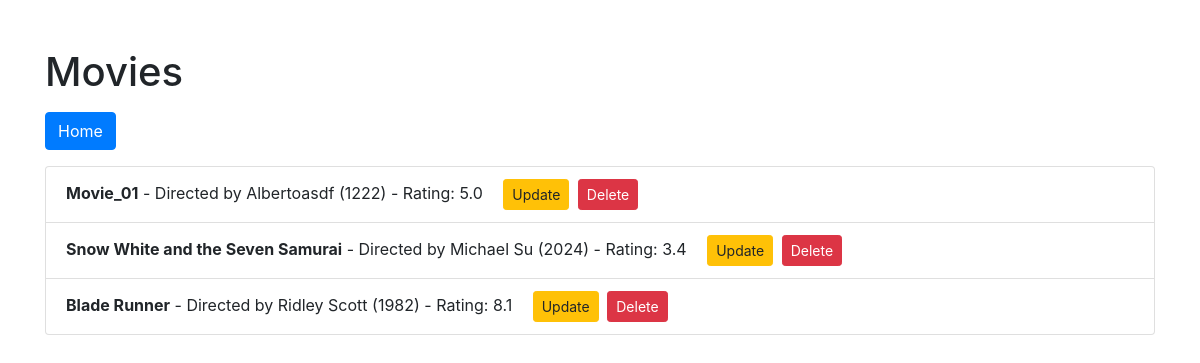
Page /users/movies?user_id=2 on the committed database.
### models.py (models this page shows)
class Movie(db.Model):
    movie_id = db.Column(db.Integer, primary_key=True)
    name = db.Column(db.String(120), nullable=False)
    director = db.Column(db.String(120), nullable=False)
    year = db.Column(db.Integer, nullable=False)
    rating = db.Column(db.Float, nullable=False)
    user_id = db.Column(db.Integer, db.ForeignKey('user.user_id'), nullable=False)

### app.py (the view)
@app.route('/users/movies')
def user_movies():
    user_id = request.args.get('user_id')
    if user_id:
        movies = Movie.query.filter_by(user_id=user_id).all()
    else:
        movies = Movie.query.all()
    return render_template('movies.html', movies=movies)

### templates/movies.html (shortened to what this page needs)
<!DOCTYPE html>
<html lang="en">
<head>
    <link rel="stylesheet" href="https://stackpath.bootstrapcdn.com/bootstrap/4.5.2/css/bootstrap.min.css">
</head>
<body>
    <div class="container">
        <h1 class="mt-5">Movies</h1>
        <div class="mt-3">
            <a href="{{ url_for('home') }}" class="btn btn-primary">Home</a>
        </div>
        <ul class="list-group mt-3">
            {% for movie in movies %}
                <li class="list-group-item">
                    <strong>{{ movie.name }}</strong> - Directed by {{ movie.director }} ({{ movie.year }}) - Rating: {{ movie.rating }}
                    <a href="{{ url_for('update_movie', user_id=movie.user_id, movie_id=movie.movie_id) }}" class="btn btn-warning btn-sm ml-3">Update</a>
                    <a href="{{ url_for('delete_movie', user_id=movie.user_id, movie_id=movie.movie_id) }}" class="btn btn-danger btn-sm ml-1">Delete</a>
                </li>
            {% endfor %}
        </ul>
    </div>
</body>
</html>

### rows in the picture
Movie: name "Movie_01", director "Albertoasdf", year "1222", rating "5.0"
Movie: name "Snow White and the Seven Samurai", director "Michael Su", year "2024", rating "3.4"
Movie: name "Blade Runner", director "Ridley Scott", year "1982", rating "8.1"
